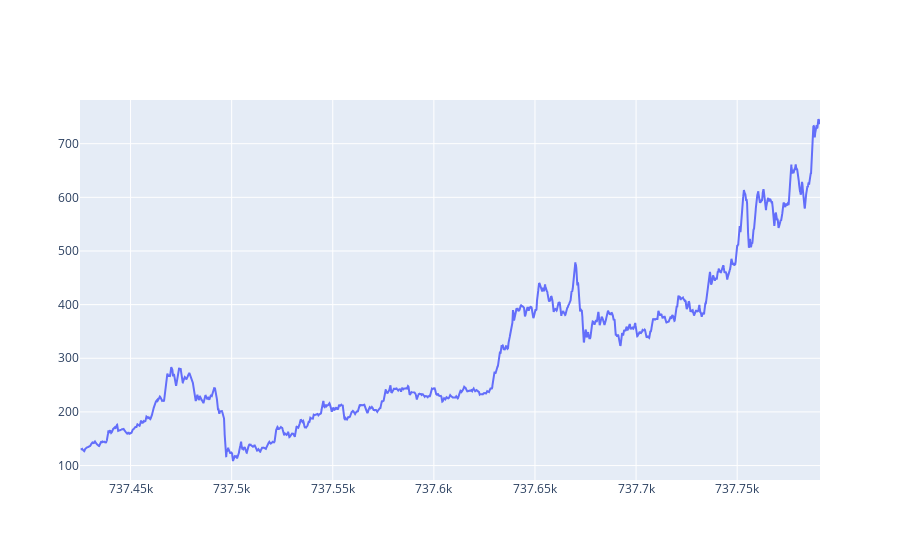

The notebook cell this image was saved under:
### Code cell
myp = testplotind(ind, np.array(st_dtime))
go.Figure(myp).show()

### Figure 1 — Plotly figure (JSON) as saved in the notebook; plotly's stock layout.template omitted (floating-point values rounded to 4 significant figures; data arrays with more than 128 entries replaced by an {"elided": "..."} marker saying what was removed)
{"data": [{"type": "scatter", "x": {"elided": "8782 float values"}, "y": {"elided": "8782 float values"}}], "layout": {}}
